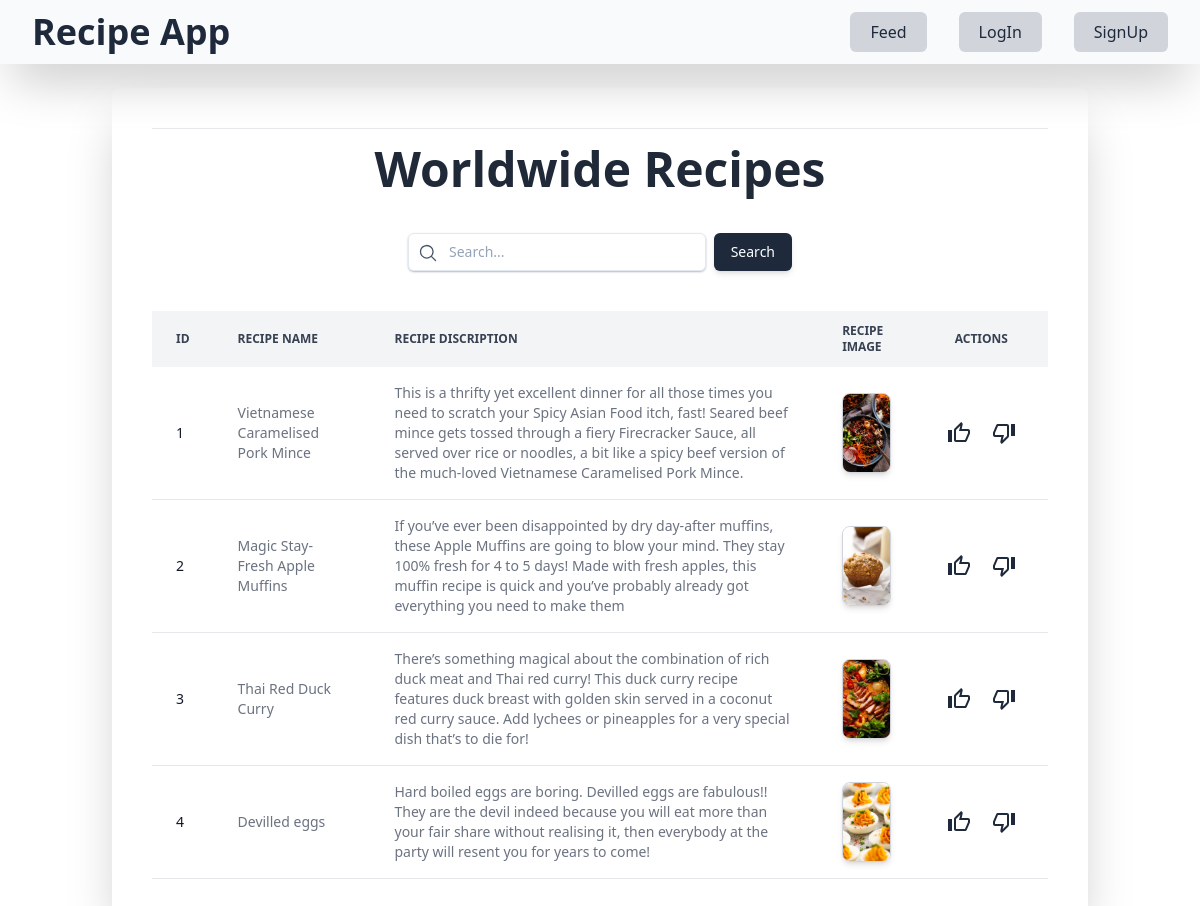
The app's page /, older data.
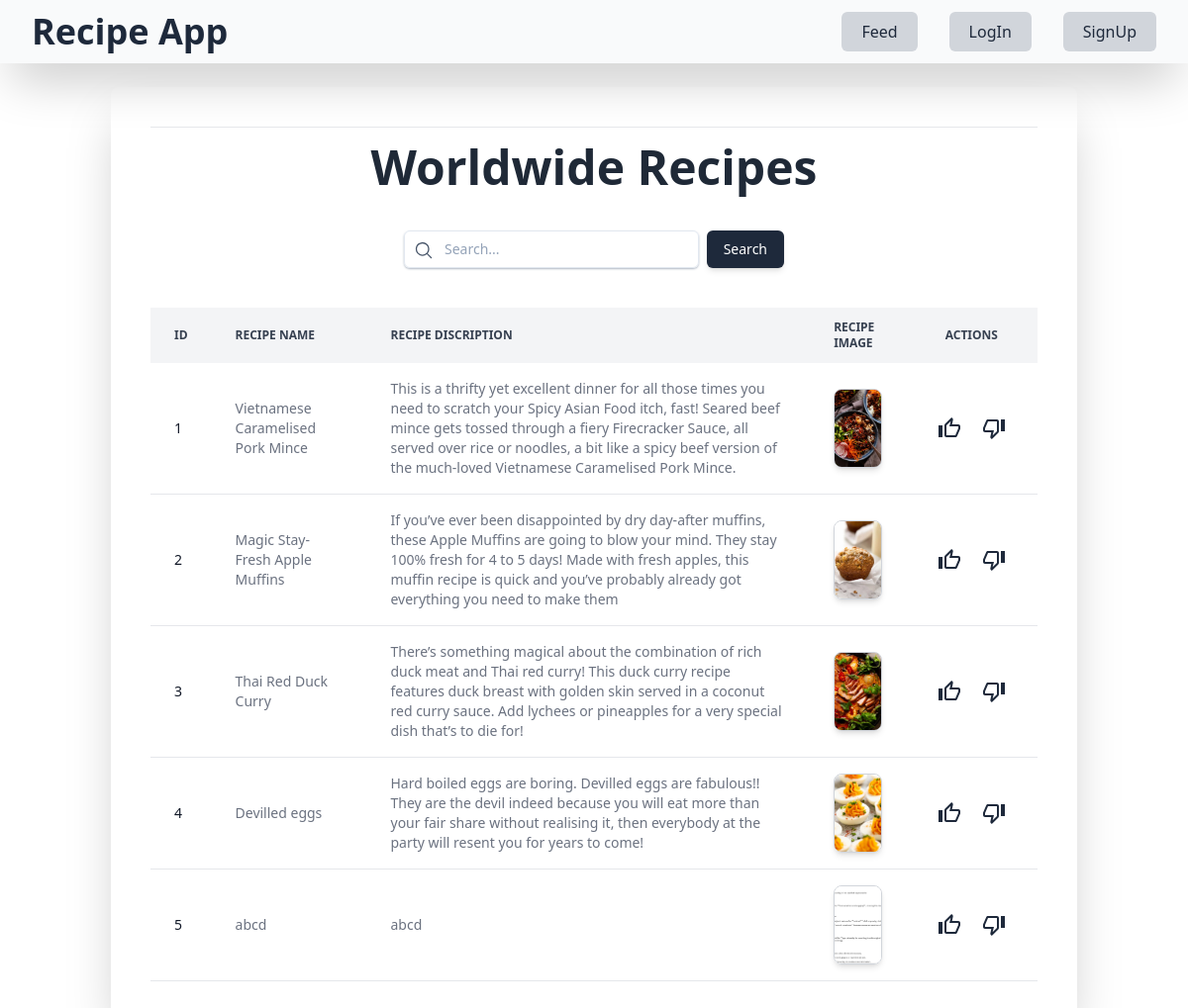
The same page, newer data.
### Veg/models.py (models this page shows, shortened)
class recipe(models.Model):
    user = models.ForeignKey(User,on_delete=models.SET_NULL, blank=True,null=True)
    recipe_name = models.CharField(max_length = 20)
    recipe_discription = models.TextField()
    recipe_image = models.ImageField(upload_to = 'recipe_photos')

### Veg/views.py (the view)
# urls.py: path('',posted_recipe,name = 'posted_recipe'),
def posted_recipe(request):
    search = request.GET.get('search','')
    if search:
        recipes = recipe.objects.filter(recipe_name__icontains = request.GET.get('search'))
        if recipes.exists():
            messages.success(request,'Products Found successfully')
        else:
            messages.error(request,'Product does not exists')
    else:
        recipes = recipe.objects.all()
    context = {'recipes':recipes,'search':search}
    return render(request,'Feed.html',context)

### Veg/templates/Feed.html (shortened to what this page needs)
{% extends 'navbar.html' %}
{% block content %}
<div class="relative overflow-x-auto shadow-2xl sm:rounded-lg px-10 py-10 ">
    <hr>
  <h1 class="text-gray-800 flex justify-center font-bold text-3xl md:text-4xl lg:text-5xl my-4">Worldwide Recipes</h1>
<form method = 'get'>
  <div class="w-full max-w-sm min-w-[200px] mt-10 mx-auto text-center mb-10">
    <div class="relative flex items-center">
      <input
      class="shadow-2xl shadow-slate-500/50 w-full bg-transparent placeholder:text-slate-400 text-slate-700 text-sm border border-slate-200 rounded-md pl-10 pr-3 py-2 transition duration-300 ease focus:outline-none focus:border-slate-400 hover:border-slate-300 shadow-sm focus:shadow"
      placeholder="Search..."
      name = "search"
      value = '{{search}}'
      />
      <button
        class="rounded-md bg-slate-800 py-2 px-4 border border-transparent text-center text-sm text-white transition-all shadow-md hover:shadow-lg  active:bg-slate-900 hover:bg-slate-700 active:shadow-none disabled:pointer-events-none disabled:opacity-50 disabled:shadow-none ml-2"
        type="submit"
      >
        Search
      </button>
    </div>
  </div>
</form>
<table class="w-full text-sm text-left rtl:text-right text-gray-500 dark:text-gray-400" method = ''>
  <thead class="text-xs text-gray-700 uppercase bg-gray-100 dark:bg-gray-700 dark:text-gray-400">
      <tr>
          <th scope="col" class="px-6 py-3">
              ID
          </th>
          <th scope="col" class="px-6 py-3">
              Recipe Name
          </th>
          <th scope="col" class="px-6 py-3">
              Recipe Discription
          </th>
          <th scope="col" class="px-6 py-3">
              Recipe Image
          </th>
          <th scope="col" class="px-10  py-3">
              Actions
          </th>
      </tr>
  </thead>
  {%for recipe in recipes%}
  <tbody>
      <tr class="odd:bg-white odd:dark:bg-gray-900 even:bg-gray-50 even:dark:bg-gray-800 border-b dark:border-gray-700 border-gray-200">
          <th scope="row" class="px-6 py-4 font-medium text-gray-900 whitespace-nowrap dark:text-white">
            {{forloop.counter}}
          </th>
          <td class="px-6 py-4">
            {{recipe.recipe_name}}
          </td>
          <td class="px-6 py-4">
            {{recipe.recipe_discription}}
          </td>
          <td class="px-6 py-4">
            <img src="{{ recipe.recipe_image.url }}" alt="not found" class="h-20 w-20 object-cover rounded-lg shadow-md border border-gray-300">
        </td>
        <td class="px-6 py-4 dark:bg-gray-800 rounded-lg text-center ">
            <div class="flex justify-between items-center">
                <a class="mr-1 px-2 cursor-pointer rounded-2xl flex items-center justify-center font-medium text-slate-800 dark:text-slate-400 hover:bg-slate-800 hover:text-white py-1 space-x-2"
                onclick="toggleBackground(this)"
                >
                </a>
                  <a class="px-2 cursor-pointer rounded-2xl flex items-center justify-center font-medium text-slate-800 dark:text-slate-800 hover:bg-slate-800 hover:text-white py-1 space-x-2
                  "
                  onclick="toggleBackground(this)"
                >
                </a>
            </div>
          </td>
      </tr>
  </tbody>
  {%endfor%}
</table>
</div>
{% endblock %}

Row changes from the older to the newer data that the page shows:
added recipe: recipe_name "abcd", recipe_discription "abcd", recipe_image (picture)
